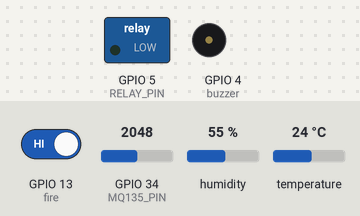
The sketch below on a simulated ESP32. Shown: switched loads named in the sketch (green lamp = pin HIGH), buzzer (waves = sounding, pin HIGH). Inputs (shaded band) come from the test bench; at power-on: GPIO 13 (fire) HIGH, GPIO 34 (MQ135_PIN) = 2048, humidity 55 %, temperature 24 °C. WiFi joins after 1.5 s; servers stay silent unless stated; web services answer with replies made up by the test bench; what the sketch prints to the serial monitor is not drawn.

Above: at 3.0 s.
3.1 s: GPIO 13 (fire) driven LOW
At 3.1 s:
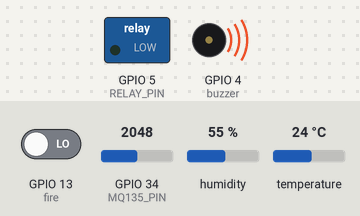
At 5.8 s:
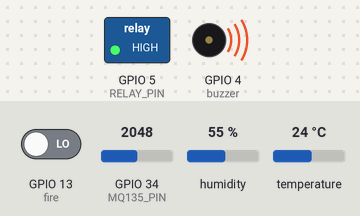
Timing chart, 0 to 7.3 s (numbered marks = the images above; inputs shaded):
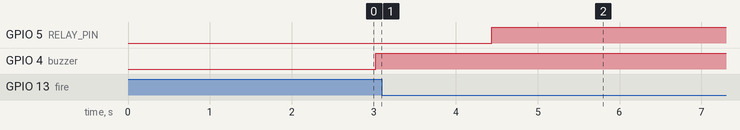

The sketch:

LabSafe.ino
```cpp
// Chage These Credentials with your Blynk Template credentials
#define BLYNK_TEMPLATE_ID "TMPL6p3-eyxpA"
#define BLYNK_TEMPLATE_NAME "PROJECT MYSKILL"
#define BLYNK_AUTH_TOKEN "7OZFqXdOA12IdbR7FxoZzjuhELuyTTp6"

#define BLYNK_PRINT Serial

#include <WiFi.h>
#include <WiFiClient.h>
#include <BlynkSimpleEsp32.h>
#include "DHT.h"
#include <HTTPClient.h>

char auth[] = BLYNK_AUTH_TOKEN;
char ssid[] = "imam";  // Change your Wifi/ Hotspot Name
char pass[] = "suciwifi1518";    // Change your Wifi/ Hotspot Password

BlynkTimer timer;

#define fire 13
#define buzzer 4
#define MQ135_PIN 34
#define DHTPIN 15
#define DHTTYPE DHT22
#define RELAY_PIN 5

DHT dht(DHTPIN, DHTTYPE);

String url;
WiFiClient client;

int fire_Val = 0;
float h = 0;
float t = 0;
int mq135Value = 0;

void setup()  //Setup function - only function that is run in deep sleep mode
{
  Serial.begin(115200);  //Start the serial output at 9600 baud
  pinMode(fire, INPUT);
  pinMode(buzzer, OUTPUT);
  pinMode(RELAY_PIN, OUTPUT);
  dht.begin();
  Blynk.begin(auth, ssid, pass);  //Splash screen delay
}

void loop()  //Loop function
{
  Blynk.run();
  mySensor();
  delay(200);
}

void mySensor() {
  fire_Val = digitalRead(fire);

  if (fire_Val == LOW) {
    Blynk.virtualWrite(V0, 1);
    Serial.print("fIRE Level: ");
    Serial.println(fire_Val);
  }

  else {
    Blynk.virtualWrite(V0, 0);
    Serial.print("fIRE Level: ");
    Serial.println(fire_Val);
  }
  mq135Value = analogRead(MQ135_PIN);
  Blynk.virtualWrite(V3, mq135Value);
  Serial.println("MQ 135: ");
  Serial.println(mq135Value);

  h = dht.readHumidity();
  t = dht.readTemperature();  // or dht.readTemperature(true) for Fahrenheit
  Serial.println("");
  Serial.print(F("Humidity Room: "));
  Serial.print(h);
  Serial.println(F("% "));
  Serial.print(F("Temperature Room: "));
  Serial.print(t);
  Serial.println(F("°C  "));

  Blynk.virtualWrite(V1, t);
  Blynk.virtualWrite(V2, h);
  delay(1000);

  if (fire_Val == LOW) {
    // If any condition is met, activate the buzzer and relay
    Blynk.logEvent("fire_event");
    kirimwa("Bahaya!!! Telah ditemukan api di tempat anda.\nSegera Evakuasi dari tempat tersebut.");
    digitalWrite(buzzer, HIGH);
    digitalWrite(RELAY_PIN, HIGH);
    Serial.println("Fire detected! Activating buzzer and relay.");

  } else if (mq135Value >= 1000) {
    kirimwa("Bahaya!!! Telah ditemukan gas di tempat anda. \n Nilai Gas : " + String(mq135Value) + "\n     Segera Evakuasi dari tempat tersebut.");
    digitalWrite(buzzer, HIGH);
  } else if (t >= 37) {
    kirimwa("Peringatan!!! Suhu di tempat anda mencapai " + String(t) + " °C. Segera Ambil Tindakan.");
  } else {
    digitalWrite(buzzer, LOW);
    digitalWrite(RELAY_PIN, LOW);
    Serial.println("No fire detected.");
  }
}

void kirimwa(String pesan) {

  url = "http://api.callmebot.com/whatsapp.php?phone=6285216662745&text=This+is+a+test" + urlencode(pesan) + "&apikey=8914556";
  postData();
}

void postData() {
  int httpCode;
  HTTPClient http;
  http.begin(client, url);
  httpCode = http.POST(url);
  if (httpCode == 200) {
    Serial.println("Notifikasi WhatsApp Berhasil Terkirim");
  } else {
    Serial.println("Notifikasi WhatsApp Gagal Terkirim");
  }
  http.end();
}


String urlencode(String str) {

  String encodedString = "";
  char c;
  char code0, code1, code2;
  for (int i = 0; i < str.length(); i++) {
    c = str.charAt(i);
    if (c == ' ') {
      encodedString += '+';
    } else if (isalnum(c)) {
      encodedString += c;
    } else {
      code1 = (c & 0xf) + '0';
      if ((c & 0xf) > 9) {
        code1 = (c & 0xf) - 10 + 'A';
      }
      c = (c >> 4) & 0xf;
      code0 = c + '0';
      if (c > 9) {
        code0 = c - 10 + 'A';
      }
      code2 = '\0';
      encodedString += '%';
      encodedString += code0;
      encodedString += code1;
    }
    yield();
  }
  Serial.println(encodedString);
  return encodedString;
}
               
```

Measured:
- after the input at 3.1 s, GPIO 5 (RELAY_PIN): LOW → HIGH after 1.3 s
